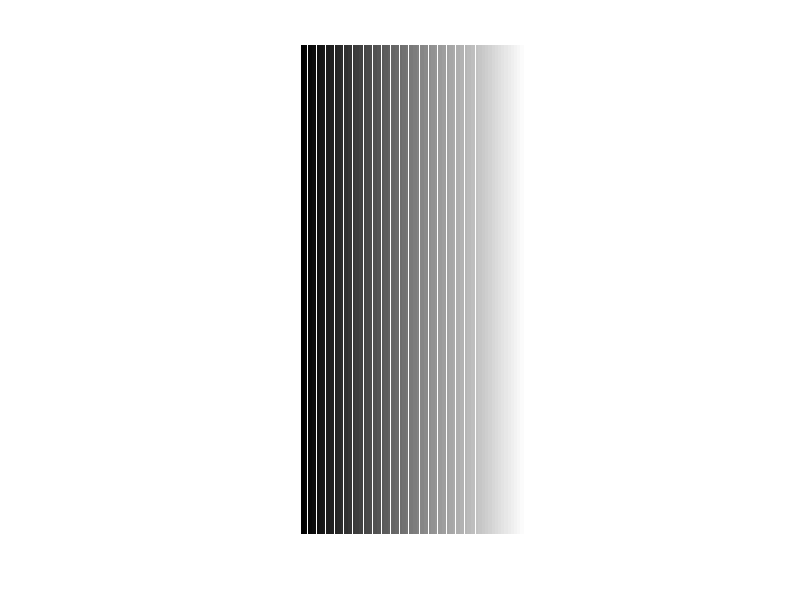

Write the MATLAB code that produced this figure.
img = zeros(2436,1125,'uint8');
gray_step = floor(1125/256);
gray_xstep = mod(1125 ,256); 
address = 0;
a=0;
x = 0;
y = 0;
for i = 1:256
    
    if ((mod(i,2))&&gray_xstep)
        gray_xstep = gray_xstep -1;
        img(:,address+1 :address +gray_step) = uint8(i -1);
        img(:,address +gray_step+1) = uint8(255);
        img (1,address +gray_step+1 );
        address = address + gray_step+1;
        x = x+1;
    else  
        img(:,address+1 :address +gray_step) = uint8(i -1);
        address = address + gray_step;
        y = y+1;
    end
    a = a+1;
end
imshow(img);
imwrite(img,'1.bmp')